Frame 1 (no input): blank canvas, image omitted
Frame 60 (the mouse pressed at the canvas centre just before this capture): blank canvas, image omitted
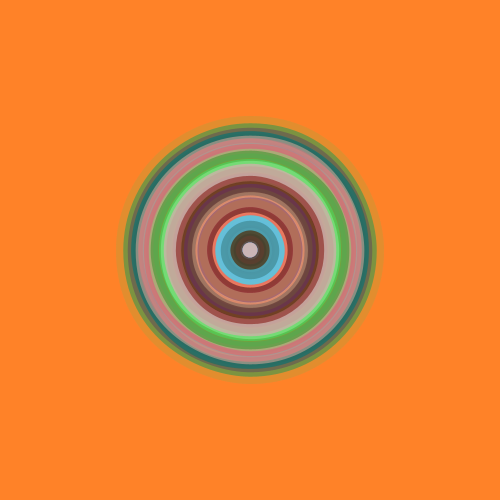
Frame 120 (the mouse held since frame 60 and released just before this capture)

The Processing sketch whose frames 1 and 60 were blank and that drew this single picture after the mouse press (run headless with seeded random() and noise(); from frame 60 on, the mouse is pressed at the canvas centre):

// Processing sketch: processing_154923
// ── processing_154923.pde

void setup(){
  size(500,500);
  background(255,130,40);
 smooth(8);
}

void draw(){
  float r=random(255);
  fill(random(255),random(255),random(255),random(255));
  stroke(random(255),random(255),random(255),random(255));
  strokeWeight(random(255));
  if(mousePressed){
    ellipse(mouseX,mouseY,15,15);
  }
}
